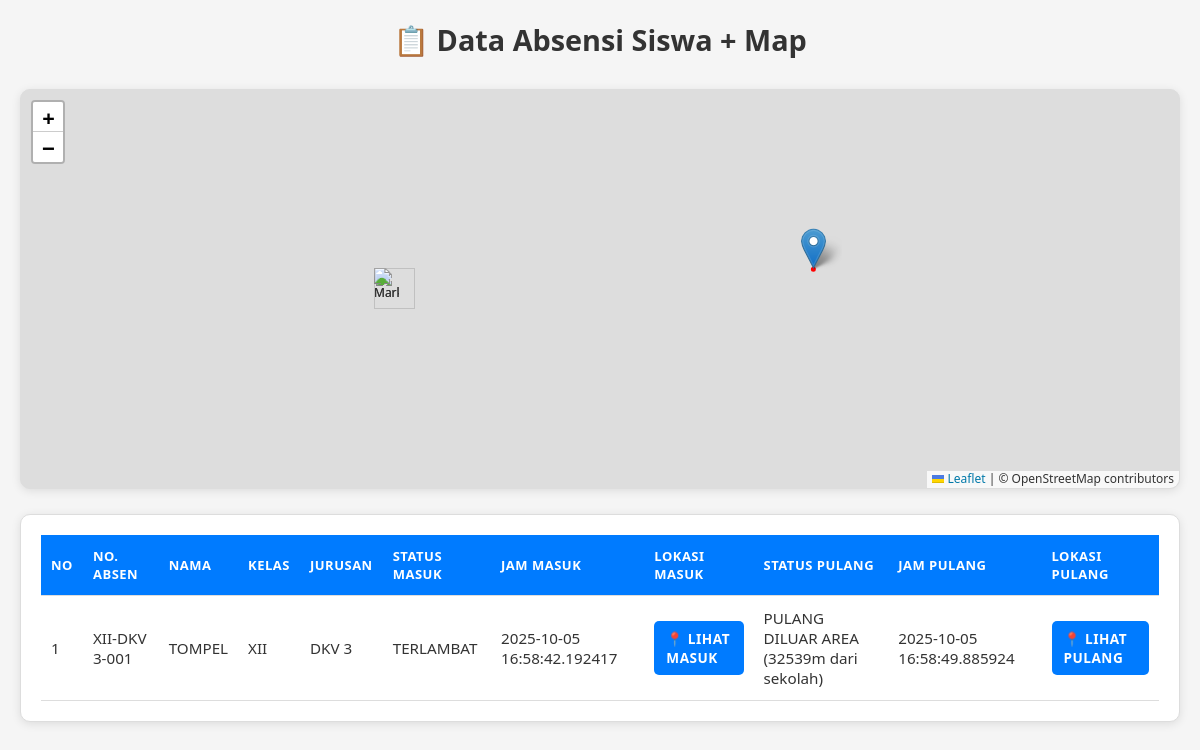
The page /admin/absensi_map (signed in) on the database its author committed.
### tables this page shows
CREATE TABLE absensi (
            id INTEGER PRIMARY KEY AUTOINCREMENT,
            siswa_id INTEGER,
            nama TEXT NOT NULL,
            kelas TEXT NOT NULL,
            jurusan TEXT NOT NULL,
            latitude REAL,
            longitude REAL,
            status TEXT NOT NULL,
            waktu TIMESTAMP DEFAULT CURRENT_TIMESTAMP
        , waktu_pulang TIMESTAMP, status_pulang TEXT, latitude_pulang REAL, longitude_pulang REAL);

### app.py (the view, shortened to what this page needs)
@app.route("/admin/absensi_map")
@login_required
def admin_absensi_map():
    try:
        conn = sqlite3.connect(DB_NAME)
        cur = conn.cursor()
        cur.execute("PRAGMA table_info(absensi)")
        columns = [col[1] for col in cur.fetchall()]
        if all(col in columns for col in ['status_pulang', 'waktu_pulang', 'latitude_pulang', 'longitude_pulang']):
            cur.execute("""
                SELECT a.nama, a.kelas, a.jurusan, a.status, a.waktu, a.latitude, a.longitude,
                       COALESCE(a.status_pulang, '') as status_pulang,
                       COALESCE(a.waktu_pulang, '') as waktu_pulang,
                       COALESCE(a.latitude_pulang, 0) as latitude_pulang,
                       COALESCE(a.longitude_pulang, 0) as longitude_pulang,
                       COALESCE(s.nomor_absen, '-') as nomor_absen
                FROM absensi a
                LEFT JOIN siswa s ON a.siswa_id = s.id
                ORDER BY a.waktu DESC
            """)
        absensi = cur.fetchall()
        cur.execute("SELECT latitude, longitude, radius FROM settings WHERE id=1")
        row = cur.fetchone()
        conn.close()
        school_lat = row[0] if row else SCHOOL_LAT
        school_lng = row[1] if row else SCHOOL_LNG
        school_radius = row[2] if row else RADIUS
        return render_template(
            "admin/absensi_map.html",
            absensi=absensi,
            SCHOOL_LAT=school_lat,
            SCHOOL_LNG=school_lng,
            RADIUS=school_radius
        )
    except Exception as e:
        print(f"❌ Error di absensi_map: {e}")
        flash(f"Error memuat data absensi: {str(e)}", "error")
        return redirect(url_for("admin_index"))

### app.py (called while the page is built)
def login_required(f):
    from functools import wraps
    @wraps(f)
    def decorated_function(*args, **kwargs):
        if 'admin_logged_in' not in session:
            return redirect(url_for('admin_login'))
        return f(*args, **kwargs)
    return decorated_function

### templates/admin/absensi_map.html (shortened to what this page needs)
<!DOCTYPE html>
<html lang="id">
<head>
  <link rel="stylesheet" href="https://unpkg.com/leaflet/dist/leaflet.css" />
</head>
<body>
  <h2>📋 Data Absensi Siswa + Map</h2>
  <div id="map"></div>
  <div class="table-container">
    <table>
      <thead>
        <tr>
          <th>No</th>
          <th>No. Absen</th>
          <th>Nama</th>
          <th>Kelas</th>
          <th>Jurusan</th>
          <th>Status Masuk</th>
          <th>Jam Masuk</th>
          <th>Lokasi Masuk</th>
          <th>Status Pulang</th>
          <th>Jam Pulang</th>
          <th>Lokasi Pulang</th>
        </tr>
      </thead>
      <tbody>
       {% for a in absensi %}
      <tr>
  <td>{{ loop.index }}</td>
  <td>{{ a[11] }}</td>
  <td>{{ a[0] }}</td>
  <td>{{ a[1] }}</td>
  <td>{{ a[2] }}</td>
  <td>{{ a[3] }}</td>
  <td>{{ a[4] }}</td>
  <td>
    {% if a[5] and a[6] %}
      <a class="button" href="#" onclick="focusMarker({{ loop.index0 }})">📍 Lihat Masuk</a>
    {% else %}
      -
    {% endif %}
  </td>
  <td>
    {% if a[7] %}
      {{ a[7] }}
    {% else %}
      <span style="color:#999;">Belum Pulang</span>
    {% endif %}
  </td>
  <td>
    {% if a[8] %}
      {{ a[8] }}
    {% else %}
      <span style="color:#999;">-</span>
    {% endif %}
  </td>
  <td>
    {% if a[9] and a[10] %}
      <a class="button" href="#" onclick="focusMarkerPulang({{ loop.index0 }})">📍 Lihat Pulang</a>
    {% else %}
      -
    {% endif %}
  </td>
      </tr>
      {% endfor %}
      </tbody>
    </table>
  </div>
</body>
</html>

### templates/admin/absensi_map.html (style rules this page uses)
* { margin: 0; padding: 0; box-sizing: border-box; font-family: 'Segoe UI', Tahoma, Geneva, Verdana, sans-serif; }
body { background: #f5f5f5; color: #333; padding: 20px; min-height: 100vh; }
h2 { text-align: center; margin-bottom: 30px; font-size: 1.8rem; font-weight: 600; color: #333; }
#map { height: 400px; width: 100%; margin-bottom: 25px; border-radius: 10px; box-shadow: 0 2px 10px rgba(0,0,0,0.1); border: 1px solid #ddd; }
.table-container { background: #fff; padding: 20px; border-radius: 10px; box-shadow: 0 2px 10px rgba(0,0,0,0.1); border: 1px solid #ddd; overflow-x: auto; }
table { width: 100%; border-collapse: collapse; min-width: 700px; }
th, td { padding: 12px 10px; border-bottom: 1px solid #ddd; text-align: left; font-size: 0.95rem; }
th { background: #007bff; color: white; text-transform: uppercase; letter-spacing: 0.5px; font-size: 13px; font-weight: 600; }
a.button { display: inline-block; color: #fff; background: #007bff; padding: 8px 12px; border-radius: 5px; text-decoration: none; font-size: 0.85rem; font-weight: 600; transition: all 0.3s ease; text-transform: uppercase; letter-spacing: 0.5px; }
html { scroll-behavior: smooth; }

### rows shown on the page
absensi: a "XII-DKV 3-001", nama "TOMPEL", kelas "XII", jurusan "DKV 3", status "TERLAMBAT", waktu "2025-10-05 16:58:42.192417", status_pulang "PULANG DILUAR AREA (32539m dari sekolah)", waktu_pulang "2025-10-05 16:58:49.885924"
